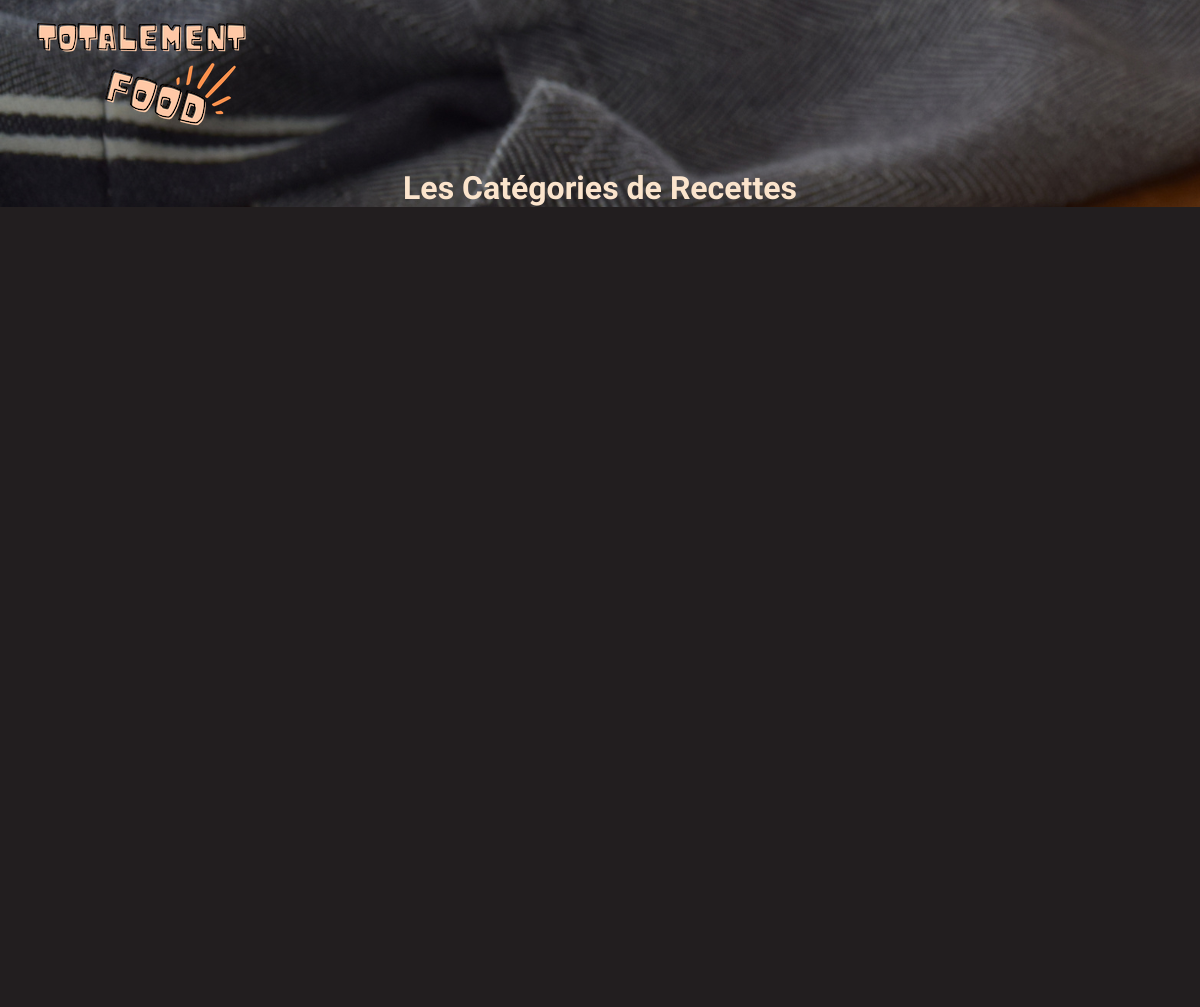
The page /totalement_food/categories on the database as committed earlier.
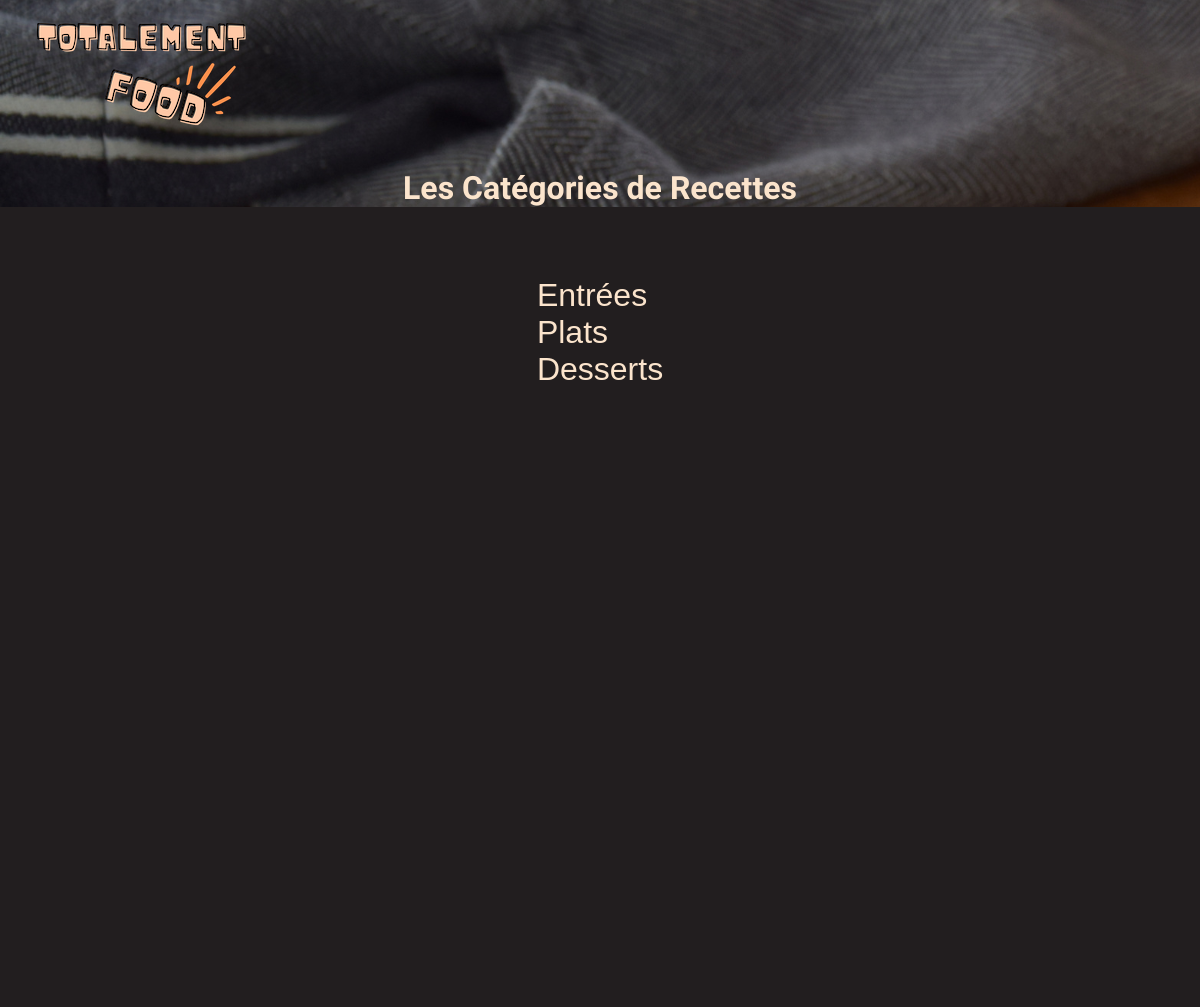
The same page on the database as committed later.
### totalement_food/models.py (models this page shows, shortened)
class Categorie(models.Model):
    titre = models.CharField(max_length=200)
    definition = models.TextField(null=True)

### totalement_food/views.py (the view)
# urls.py: path('categories', views.liste_categories, name="liste_categories"),
def liste_categories(request):
    categories_liste = Categorie.objects.all()
    return render(request, 'totalement_food/liste_categorie.html', {'categories_liste': categories_liste})

### totalement_food/templates/totalement_food/liste_categorie.html (shortened to what this page needs)
{% load static %}
<html lang="en">
<head>
    <link rel="stylesheet" href="{% static 'totalement_food/liste_categories.css' %}">
<body>
    <header>
        <nav>
            <figure>
                <a href="/totalement_food"><img src={% static 'totalement_food/images/logo.png' %}
                        alt="logo Totalement Food"></a>
            </figure>
        </nav>
        <div class="banniere">
            <img src={% static 'totalement_food/images/banniere.png' %} alt="banniere TF">
        </div>
        <div class="content">
            <h1 class="title">Les Catégories de Recettes</h1>
        </div>
    </header>
    <div class="container">
        <div class="col-12">
            {% for categorie in categories_liste %}
            <a href="categories/{{categorie.id}}">
                <p>{{categorie.titre}}</p>
                {% endfor %}
        </div>
    </div>
</body>
</html>

Rows that differ between the two databases and show on the page:
added Categorie: titre "Entrées"
added Categorie: titre "Plats"
added Categorie: titre "Desserts"
